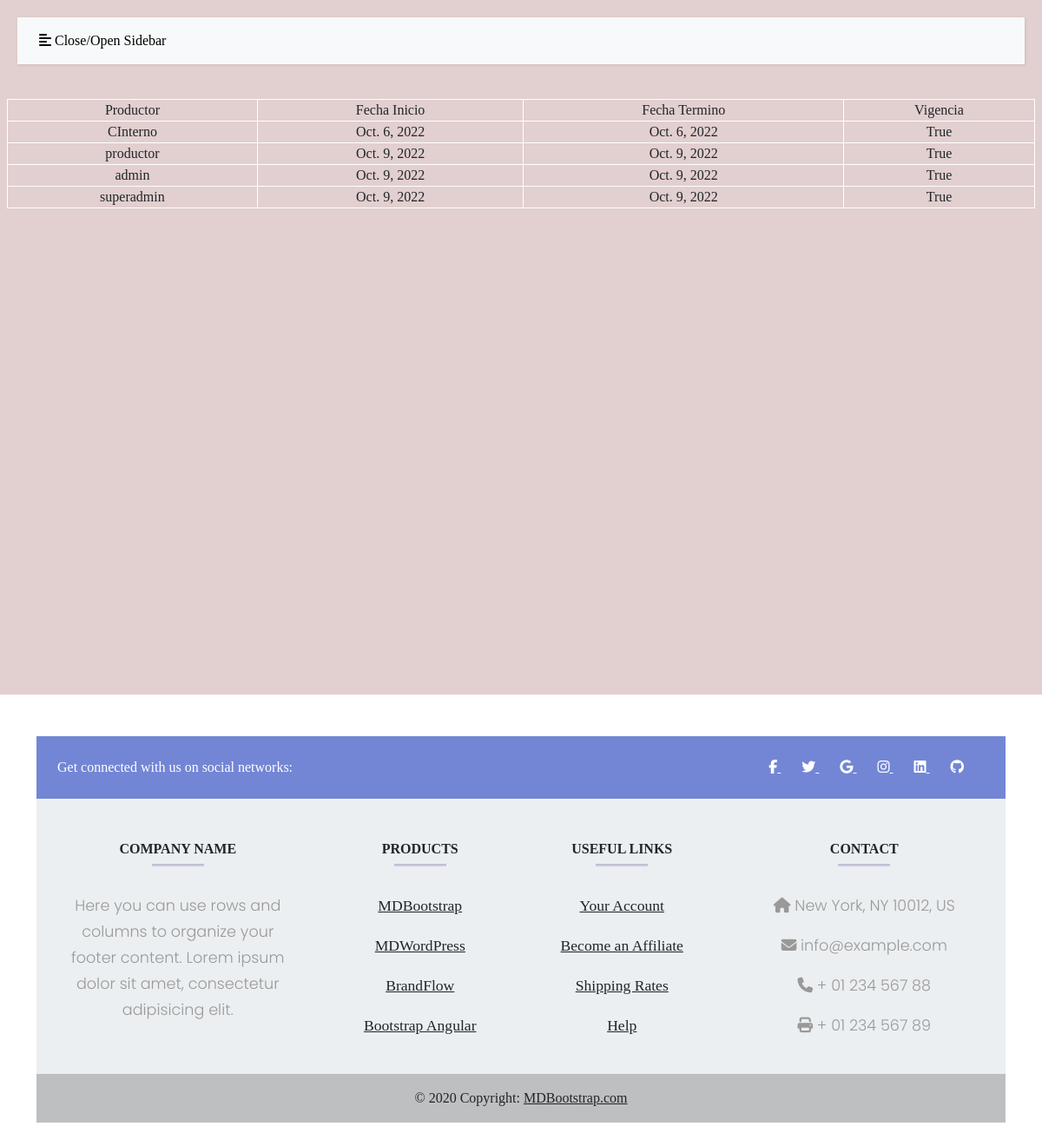
Page /lista-contratos/ on the earlier database version.
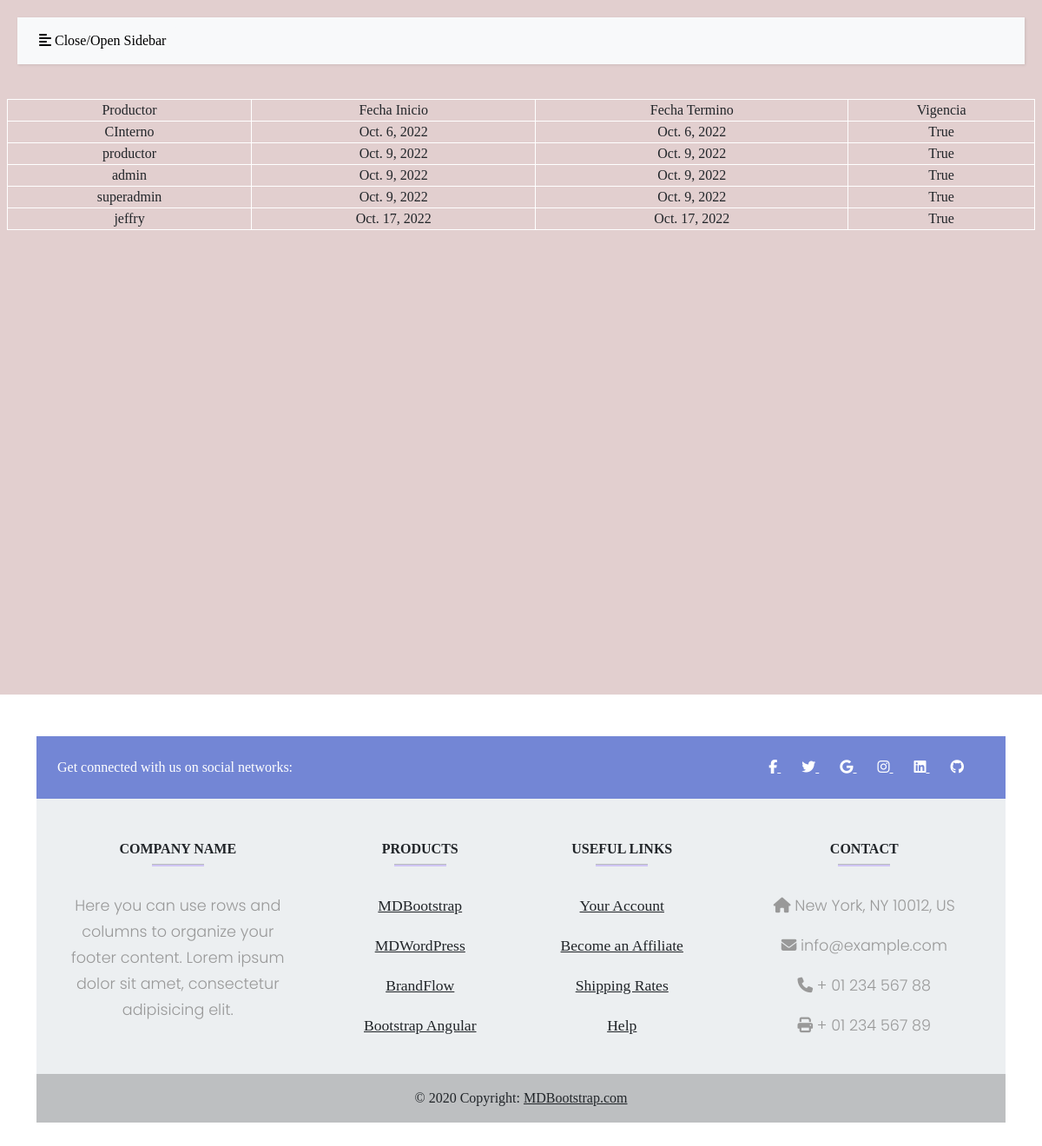
Same page on the later database version.
### feriavirtualapp/models.py (models this page shows, shortened)
class Contrato(models.Model):
    usuario = models.ForeignKey(User, on_delete=models.CASCADE)
    fecha_inicio = models.DateField(default=timezone.now)
    fecha_termino = models.DateField(default=timezone.now)
    vigencia = models.BooleanField(default=False)

class User(AbstractUser):
    ROLES =(
    ("1", "Productor"),
    ("2", "Cliente externo"),
    ("3", "Cliente interno"),
    ("4", "Transportista"),
    ("5", "Consultor"),
    ("6", "Administrador"),
    ("6", "Revisor de calidad"),
    )
    rol = models.CharField(max_length=50, choices = ROLES, null=True)
    imagen = models.ImageField(upload_to="Perfil",default='default.png')

### feriavirtualapp/views.py (the view)
# urls.py: path('lista-contratos/', views.listaContratos, name='listaContratos'),
def listaContratos(request):
    cont = Contrato.objects.all()
    context ={'cont':cont}
    return render(request, 'lista-contratos.html', context)

### feriavirtualapp/templates/lista-contratos.html
{% extends 'baseboostrap.html' %}
{% load humanize %}
{% block content %}
<div class="main row">
    <table class="tabla col-xs-12">
        <tr class="table tr">
          <td>Productor</td>
          <td>Fecha Inicio</td>
          <td>Fecha Termino</td>
          <td>Vigencia</td>
        </tr>
        {% for c in cont %}
        <tr>
            <td>{{ c.usuario.username }}</td>
            <td>{{ c.fecha_inicio }}</td>
            <td>{{ c.fecha_termino }}</td>
            <td>{{ c.vigencia }}</td>
          </tr>
        {% endfor %}
      </table>
</div>
{% endblock %}

Differences in the rows shown:
added Contrato: usuario.username "jeffry", fecha_inicio "Oct. 17, 2022", fecha_termino "Oct. 17, 2022", vigencia "True"
